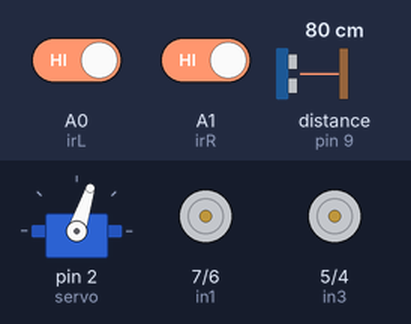
This sketch was run on a simulated Arduino Uno, built with avr-gcc and run on an emulated ATmega328P. Parts: servo, motor-driver pin pairs drawn as motors (green arrow = first pin HIGH = forward, orange = second pin HIGH = backward, longer = more drive, scaled by the enable pin). Wiring (inferred from the names in the program): ultrasonic range finder: trigger pin 10; echo pin 9. The inputs (shaded band) are chosen by the test bench; at power-on: distance to the obstacle (sensor on pin 9) 80 cm, A0 (irL) HIGH, A1 (irR) HIGH. The echo pulse lasts 58.3 µs per cm.

Above: at 6.2 s.
6.3 s: distance to the obstacle (sensor on pin 9) set to 34 cm
16.2 s: distance to the obstacle (sensor on pin 9) set to 27 cm
At 25.8 s:
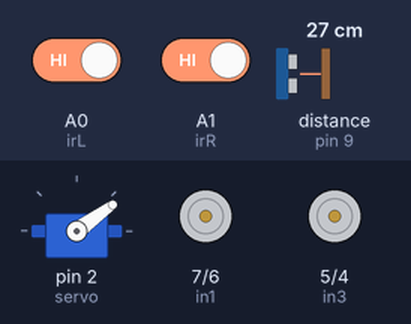
29.2 s: distance to the obstacle (sensor on pin 9) set to 19 cm
36.7 s: distance to the obstacle (sensor on pin 9) set to 15 cm
At 38.1 s:
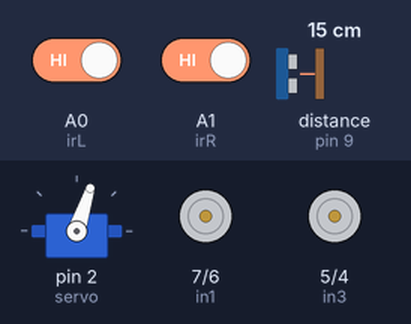
44.2 s: distance to the obstacle (sensor on pin 9) set to 18 cm
At 48.1 s:
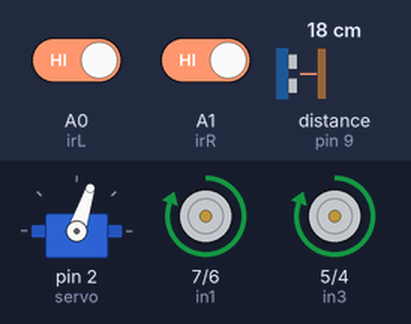
Timing chart, 0 to 49.6 s (numbered marks = the images above; inputs shaded):
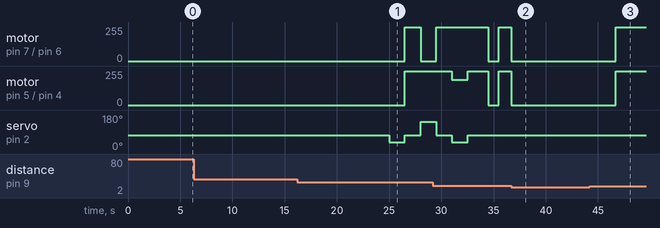

The sketch:

H-bridge_Test.ino
```cpp
#include <Servo.h>

#define trigPinR 12
#define trigPinL 10
#define echoR 11
#define echoL 9

#define irL A0
#define irR A1

int powwa = 255;
int enA = 8;
int in1 = 7;
int in2 = 6;

int in3 = 5;
int in4 = 4;
int enB = 3;
int servo = 2;

long duration;
int distance;

int slowTurn = 15;
int fastTurn = 5;

Servo styrServo;
int offset = -18;
int pos = 90+offset;   //KOLLA
int minV = 0;
int maxV = 180;


bool turned = false;

void setup() {
  pinMode(enA, OUTPUT);
  pinMode(in1, OUTPUT);
  pinMode(in2, OUTPUT);
  pinMode(in3, OUTPUT);
  pinMode(in4, OUTPUT);
  pinMode(enB, OUTPUT);

  pinMode(irR, INPUT);
  pinMode(irL, INPUT);

  pinMode(trigPinR, OUTPUT);
  pinMode(trigPinL, OUTPUT); // Sets the trigPin as an OUTPUT
  pinMode(echoR, INPUT); // Sets the echoPin as an INPUT
  pinMode(echoL, INPUT);

  styrServo.attach(servo);
  styrServo.write(pos);

  Serial.begin(9600); // // Serial Communication is starting with 9600 of baudrate speed

  analogWrite(enA, powwa);
  analogWrite(enB, powwa);

  delay(5000);

  straightAhead();

}
void loop() {

 // int distanceR = distCalc(true);
  int distanceL = distCalc(false);

  bool leftIR = digitalRead(irL);
  bool rightIR = digitalRead(irR);


  if(distanceL<30 and turned!=true){
    turned = turner();
  }
  else if(turned and distance>15){
    straightAhead();
   }
  else{
    stopp();
    delay(10000);
  }

}

bool turner(){

  lowRight();
  delay(1500);    //Svänga höger
  straightAhead();
  delay(1500);  //
  lowLeft();
  delay(1500);  //
  straightAhead();
  delay(1500);  //
  lowRight();
  delay(1500);  //
  straightAhead();
  delay(2000);  //
  stopp();
  delay(1000);  //Stopp vid linje

  return true;
}

void resetSteering(){
  analogWrite(enA, powwa);
  analogWrite(enB, powwa);

  digitalWrite(in1, LOW);
  digitalWrite(in2, LOW);
  digitalWrite(in3, LOW);
  digitalWrite(in4, LOW);
}

void stopp(){
  analogWrite(enA, 0);
  analogWrite(enB, 0);

  digitalWrite(in1, LOW);
  digitalWrite(in2, LOW);
  digitalWrite(in3, LOW);
  digitalWrite(in4, LOW);

}

void straightAhead(){
  //resetSteering();

  analogWrite(enA,powwa);
  analogWrite(enB,powwa);

  digitalWrite(in1, HIGH);
  digitalWrite(in2, LOW);

  digitalWrite(in3, HIGH);
  digitalWrite(in4, LOW);

  styrServo.write(pos);
}

void lowLeft(){
  analogWrite(enA, powwa/2);

  styrServo.write(maxV-(pos/2));
}

void turnLeft(){
  resetSteering();

  digitalWrite(in1, HIGH);
  digitalWrite(in2, LOW);

  digitalWrite(in3, LOW);
  digitalWrite(in4, LOW);

  styrServo.write(maxV);
}

void lowRight(){
    analogWrite(enB, powwa*0.75);

    styrServo.write(minV+(pos/2));
}
void turnRight(){
  resetSteering();

  digitalWrite(in1, LOW);
  digitalWrite(in2, LOW);

  digitalWrite(in3, HIGH);
  digitalWrite(in4, LOW);

  styrServo.write(minV);

}

int distCalc(bool TF){
// Clears the trigPin condition
  if(TF){
    digitalWrite(trigPinR, LOW);
    delayMicroseconds(2);
    digitalWrite(trigPinR, HIGH);
    delayMicroseconds(10);
    digitalWrite(trigPinR,LOW);
    duration =pulseIn(echoR, HIGH);

  }
  else{
    digitalWrite(trigPinL, LOW);
    delayMicroseconds(2);
    digitalWrite(trigPinL, HIGH);
    delayMicroseconds(10);
    digitalWrite(trigPinL,LOW);
    duration =pulseIn(echoL, HIGH);
  }
  //digitalWrite(trigPin, LOW);
  //delayMicroseconds(2);
  // Sets the trigPin HIGH (ACTIVE) for 10 microseconds
  //digitalWrite(trigPin, HIGH);
  //delayMicroseconds(10);
  //digitalWrite(trigPin, LOW);
  // Reads the echoPin, returns the sound wave travel time in microseconds
  //if(TF){
  //  duration = pulseIn(echoR, HIGH);
  //}
  //else{
  //  duration = pulseIn(echoL, HIGH);
  //}

  // Calculating the distance
  distance = duration * 0.034 / 2; // Speed of sound wave divided by 2 (go and back)
  // Displays the distance on the Serial Monitor
  //Serial.print("Distance: ");
  //Serial.print(distance);
  //Serial.println(" cm");

  return distance;

}
```

Measured:
- the behaviour switches between 31 and 30 cm on distance to the obstacle (sensor on pin 9) (found by bisection; images 0 and 1)
- the behaviour switches between 17 and 16 cm on distance to the obstacle (sensor on pin 9) (found by bisection; images 1 and 2)
- after the input at 6.3 s, every drawn part: stays the same
- after the input at 16.2 s, motor on pin 7 (in1) / pin 6 (in2): stopped → forward 255/255 after 10.3 s, → stopped 1.5 s later; motor on pin 5 (in3) / pin 4 (in4): stopped → forward 255/255 after 10.3 s; servo on pin 2 (servo): 72° → 36° after 8.8 s, → 72° 1.5 s later, → 144° 1.5 s later
- after the input at 36.7 s, motor on pin 7 (in1) / pin 6 (in2), motor on pin 5 (in3) / pin 4 (in4): forward 255/255 → stopped at once
- after the input at 44.2 s, motor on pin 7 (in1) / pin 6 (in2), motor on pin 5 (in3) / pin 4 (in4): stopped → forward 255/255 after 2.5 s
